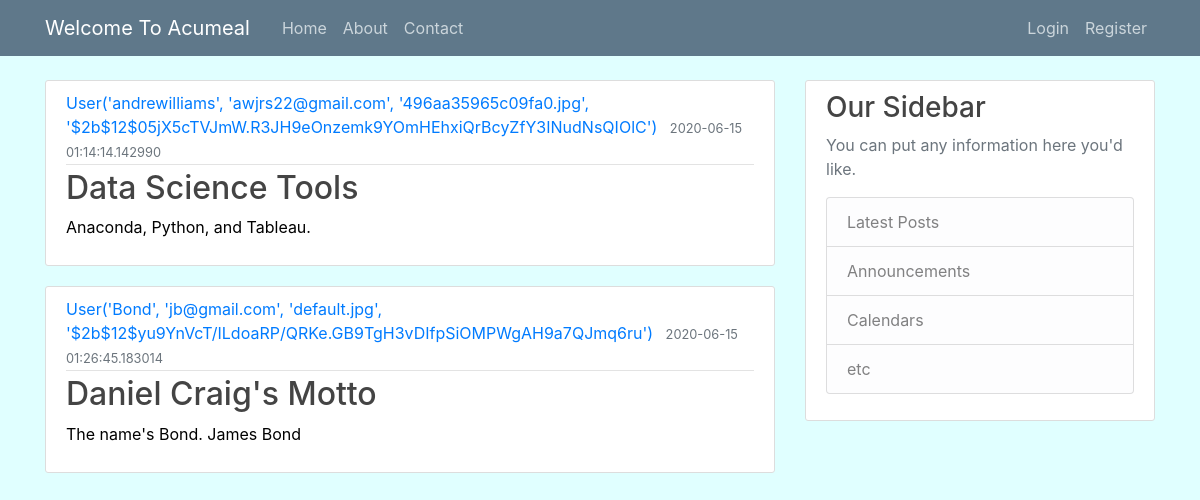
The page / on the database its author committed.
### flaskapp/models.py (models this page shows, shortened)
class Posts(db.Model):
    id = db.Column(db.Integer, primary_key=True)
    title = db.Column(db.String(100), unique=True, nullable=False)
    date_posted = db.Column(db.DateTime, nullable=False, default=datetime.utcnow())
    content = db.Column(db.Text, nullable=False)
    user_id = db.Column(db.Integer, db.ForeignKey('user.id'), nullable=False)

class User(db.Model, UserMixin):
    id = db.Column(db.Integer, primary_key=True)
    username = db.Column(db.String(20), unique=True, nullable=False)
    email = db.Column(db.String(120), unique=True, nullable=False)
    image_file = db.Column(db.String(20), nullable=False, default='default.jpg')
    password = db.Column(db.String(60), nullable=False)
    posts = db.relationship('Posts', backref='author', lazy=True) # related to posts: 1 to many relationship
    mealplan = db.relationship('Mealplan', backref='author', lazy=True) # 1 to many relationship with user
    meal = db.relationship('Meal', backref='author', lazy=True)
    def __repr__(self): # makes our object a string when it's printed when we print it out
        return f"User('{self.username}', '{self.email}', '{self.image_file}', '{self.password}')"

### flaskapp/routes.py (the view)
@app.route('/')
def index():
    posts = Posts.query.all()
    return render_template('index.html', posts=posts)

### flaskapp/templates/index.html (shortened to what this page needs)
{% extends 'base.html' %}
{% block content %}
    {% for post in posts %}
        <article class="media content-section">
        <div class="media-body">
            <div class="article-metadata">
                <a class="mr-2" href="#">{{ post.author }}</a>
                <small class="text-muted">{{ post.date_posted }}</small>
            </div>
                <h2> <a class="article-title" href="#">{{ post.title }}</a> </h2>
                    <p class="article-content">{{ post.content }}</p>
        </div>
        </article>
    {% endfor %}
{% endblock content %}

### flaskapp/static/main.css (style rules this page uses)
body { background: lightcyan; color: black; margin-top: 5rem; }
h1, h2, h3, h4, h5, h6 { color: #444444; }
.content-section { background: #ffffff; padding: 10px 20px; border: 1px solid #dddddd; border-radius: 3px; margin-bottom: 20px; }
.article-title { color: #444444; }
.article-content { white-space: pre-line; }
.article-metadata { padding-bottom: 1px; margin-bottom: 4px; border-bottom: 1px solid #e3e3e3 }

### rows shown on the page
Posts: author "User('andrewilliams', 'awjrs22@gmail.com', '496aa35965c09fa0.jpg', '$2b$12$05jX5cTVJmW.R3JH9eOnzemk9YOmHEhxiQrBcyZfY3INudNsQIOlC')", date_posted "2020-06-15 01:14:14.142990", title "Data Science Tools", content "Anaconda, Python, and Tableau."
Posts: author "User('Bond', 'jb@gmail.com', 'default.jpg', '$2b$12$yu9YnVcT/ILdoaRP/QRKe.GB9TgH3vDIfpSiOMPWgAH9a7QJmq6ru')", date_posted "2020-06-15 01:26:45.183014", title "Daniel Craig's Motto", content "The name's Bond. James Bond"
